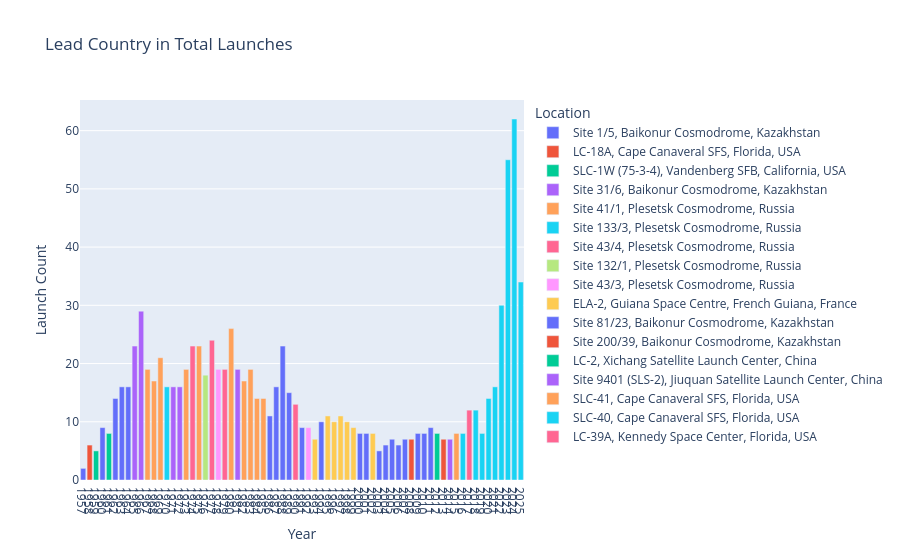

The cell this chart's notebook holds for it:
### Markdown cell above
# For Every Year Show which Country was in the Lead in terms of Total Number of Launches up to and including including 2020)

Do the results change if we only look at the number of successful launches?

### Code cell
top_country_per_year = df_data.groupby([df_data['Datetime'].dt.year.rename('Year'), 'Location', 'Mission_status']).size().reset_index(name='Launch Count')
top_country_launches_per_year = top_country_per_year.groupby(['Year', 'Location'])['Launch Count'].sum().reset_index(name='Launch Count')
top_country_launches_per_year = top_country_launches_per_year.loc[top_country_launches_per_year.groupby('Year')['Launch Count'].idxmax()]

fig = px.bar(top_country_launches_per_year, x="Year", y="Launch Count", color='Location', title='Lead Country in Total Launches')
fig.update_xaxes(dtick=1)
fig.show()

### Figure 1 — Plotly figure (JSON) as saved in the notebook; plotly's stock layout.template omitted (floating-point values rounded to 4 significant figures)
{"data": [{"hovertemplate": "Location=Site 1/5, Baikonur Cosmodrome, Kazakhstan<br>Year=%{x}<br>Launch Count=%{y}<extra></extra>", "legendgroup": "Site 1/5, Baikonur Cosmodrome, Kazakhstan", "marker": {"color": "#636efa", "pattern": {"shape": ""}}, "name": "Site 1/5, Baikonur Cosmodrome, Kazakhstan", "orientation": "v", "showlegend": true, "textposition": "auto", "type": "bar", "x": [1957.0, 1960.0, 1962.0, 1963.0, 1964.0, 1986.0, 1987.0, 1988.0, 1989.0, 1991.0, 2000.0, 2001.0, 2003.0, 2004.0, 2005.0, 2006.0, 2007.0, 2009.0, 2010.0, 2011.0], "xaxis": "x", "y": [2, 9, 14, 16, 16, 11, 16, 23, 15, 9, 8, 8, 5, 6, 7, 6, 7, 8, 8, 9], "yaxis": "y"}, {"hovertemplate": "Location=LC-18A, Cape Canaveral SFS, Florida, USA<br>Year=%{x}<br>Launch Count=%{y}<extra></extra>", "legendgroup": "LC-18A, Cape Canaveral SFS, Florida, USA", "marker": {"color": "#EF553B", "pattern": {"shape": ""}}, "name": "LC-18A, Cape Canaveral SFS, Florida, USA", "orientation": "v", "showlegend": true, "textposition": "auto", "type": "bar", "x": [1958.0], "xaxis": "x", "y": [6], "yaxis": "y"}, {"hovertemplate": "Location=SLC-1W (75-3-4), Vandenberg SFB, California, USA<br>Year=%{x}<br>Launch Count=%{y}<extra></extra>", "legendgroup": "SLC-1W (75-3-4), Vandenberg SFB, California, USA", "marker": {"color": "#00cc96", "pattern": {"shape": ""}}, "name": "SLC-1W (75-3-4), Vandenberg SFB, California, USA", "orientation": "v", "showlegend": true, "textposition": "auto", "type": "bar", "x": [1959.0, 1961.0], "xaxis": "x", "y": [5, 8], "yaxis": "y"}, {"hovertemplate": "Location=Site 31/6, Baikonur Cosmodrome, Kazakhstan<br>Year=%{x}<br>Launch Count=%{y}<extra></extra>", "legendgroup": "Site 31/6, Baikonur Cosmodrome, Kazakhstan", "marker": {"color": "#ab63fa", "pattern": {"shape": ""}}, "name": "Site 31/6, Baikonur Cosmodrome, Kazakhstan", "orientation": "v", "showlegend": true, "textposition": "auto", "type": "bar", "x": [1965.0, 1966.0, 1971.0, 1972.0, 1981.0], "xaxis": "x", "y": [23, 29, 16, 16, 19], "yaxis": "y"}, {"hovertemplate": "Location=Site 41/1, Plesetsk Cosmodrome, Russia<br>Year=%{x}<br>Launch Count=%{y}<extra></extra>", "legendgroup": "Site 41/1, Plesetsk Cosmodrome, Russia", "marker": {"color": "#FFA15A", "pattern": {"shape": ""}}, "name": "Site 41/1, Plesetsk Cosmodrome, Russia", "orientation": "v", "showlegend": true, "textposition": "auto", "type": "bar", "x": [1967.0, 1968.0, 1969.0, 1973.0, 1975.0, 1980.0, 1982.0, 1983.0, 1984.0, 1985.0], "xaxis": "x", "y": [19, 17, 21, 19, 23, 26, 17, 19, 14, 14], "yaxis": "y"}, {"hovertemplate": "Location=Site 133/3, Plesetsk Cosmodrome, Russia<br>Year=%{x}<br>Launch Count=%{y}<extra></extra>", "legendgroup": "Site 133/3, Plesetsk Cosmodrome, Russia", "marker": {"color": "#19d3f3", "pattern": {"shape": ""}}, "name": "Site 133/3, Plesetsk Cosmodrome, Russia", "orientation": "v", "showlegend": true, "textposition": "auto", "type": "bar", "x": [1970.0], "xaxis": "x", "y": [16], "yaxis": "y"}, {"hovertemplate": "Location=Site 43/4, Plesetsk Cosmodrome, Russia<br>Year=%{x}<br>Launch Count=%{y}<extra></extra>", "legendgroup": "Site 43/4, Plesetsk Cosmodrome, Russia", "marker": {"color": "#FF6692", "pattern": {"shape": ""}}, "name": "Site 43/4, Plesetsk Cosmodrome, Russia", "orientation": "v", "showlegend": true, "textposition": "auto", "type": "bar", "x": [1974.0, 1977.0, 1979.0, 1990.0], "xaxis": "x", "y": [23, 24, 19, 13], "yaxis": "y"}, {"hovertemplate": "Location=Site 132/1, Plesetsk Cosmodrome, Russia<br>Year=%{x}<br>Launch Count=%{y}<extra></extra>", "legendgroup": "Site 132/1, Plesetsk Cosmodrome, Russia", "marker": {"color": "#B6E880", "pattern": {"shape": ""}}, "name": "Site 132/1, Plesetsk Cosmodrome, Russia", "orientation": "v", "showlegend": true, "textposition": "auto", "type": "bar", "x": [1976.0], "xaxis": "x", "y": [18], "yaxis": "y"}, {"hovertemplate": "Location=Site 43/3, Plesetsk Cosmodrome, Russia<br>Year=%{x}<br>Launch Count=%{y}<extra></extra>", "legendgroup": "Site 43/3, Plesetsk Cosmodrome, Russia", "marker": {"color": "#FF97FF", "pattern": {"shape": ""}}, "name": "Site 43/3, Plesetsk Cosmodrome, Russia", "orientation": "v", "showlegend": true, "textposition": "auto", "type": "bar", "x": [1978.0, 1992.0], "xaxis": "x", "y": [19, 9], "yaxis": "y"}, {"hovertemplate": "Location=ELA-2, Guiana Space Centre, French Guiana, France<br>Year=%{x}<br>Launch Count=%{y}<extra></extra>", "legendgroup": "ELA-2, Guiana Space Centre, French Guiana, France", "marker": {"color": "#FECB52", "pattern": {"shape": ""}}, "name": "ELA-2, Guiana Space Centre, French Guiana, France", "orientation": "v", "showlegend": true, "textposition": "auto", "type": "bar", "x": [1993.0, 1995.0, 1996.0, 1997.0, 1998.0, 1999.0, 2002.0], "xaxis": "x", "y": [7, 11, 10, 11, 10, 9, 8], "yaxis": "y"}, {"hovertemplate": "Location=Site 81/23, Baikonur Cosmodrome, Kazakhstan<br>Year=%{x}<br>Launch Count=%{y}<extra></extra>", "legendgroup": "Site 81/23, Baikonur Cosmodrome, Kazakhstan", "marker": {"color": "#636efa", "pattern": {"shape": ""}}, "name": "Site 81/23, Baikonur Cosmodrome, Kazakhstan", "orientation": "v", "showlegend": true, "textposition": "auto", "type": "bar", "x": [1994.0], "xaxis": "x", "y": [10], "yaxis": "y"}, {"hovertemplate": "Location=Site 200/39, Baikonur Cosmodrome, Kazakhstan<br>Year=%{x}<br>Launch Count=%{y}<extra></extra>", "legendgroup": "Site 200/39, Baikonur Cosmodrome, Kazakhstan", "marker": {"color": "#EF553B", "pattern": {"shape": ""}}, "name": "Site 200/39, Baikonur Cosmodrome, Kazakhstan", "orientation": "v", "showlegend": true, "textposition": "auto", "type": "bar", "x": [2008.0, 2013.0], "xaxis": "x", "y": [7, 7], "yaxis": "y"}, {"hovertemplate": "Location=LC-2, Xichang Satellite Launch Center, China<br>Year=%{x}<br>Launch Count=%{y}<extra></extra>", "legendgroup": "LC-2, Xichang Satellite Launch Center, China", "marker": {"color": "#00cc96", "pattern": {"shape": ""}}, "name": "LC-2, Xichang Satellite Launch Center, China", "orientation": "v", "showlegend": true, "textposition": "auto", "type": "bar", "x": [2012.0], "xaxis": "x", "y": [8], "yaxis": "y"}, {"hovertemplate": "Location=Site 9401 (SLS-2), Jiuquan Satellite Launch Center, China<br>Year=%{x}<br>Launch Count=%{y}<extra></extra>", "legendgroup": "Site 9401 (SLS-2), Jiuquan Satellite Launch Center, China", "marker": {"color": "#ab63fa", "pattern": {"shape": ""}}, "name": "Site 9401 (SLS-2), Jiuquan Satellite Launch Center, China", "orientation": "v", "showlegend": true, "textposition": "auto", "type": "bar", "x": [2014.0], "xaxis": "x", "y": [7], "yaxis": "y"}, {"hovertemplate": "Location=SLC-41, Cape Canaveral SFS, Florida, USA<br>Year=%{x}<br>Launch Count=%{y}<extra></extra>", "legendgroup": "SLC-41, Cape Canaveral SFS, Florida, USA", "marker": {"color": "#FFA15A", "pattern": {"shape": ""}}, "name": "SLC-41, Cape Canaveral SFS, Florida, USA", "orientation": "v", "showlegend": true, "textposition": "auto", "type": "bar", "x": [2015.0], "xaxis": "x", "y": [8], "yaxis": "y"}, {"hovertemplate": "Location=SLC-40, Cape Canaveral SFS, Florida, USA<br>Year=%{x}<br>Launch Count=%{y}<extra></extra>", "legendgroup": "SLC-40, Cape Canaveral SFS, Florida, USA", "marker": {"color": "#19d3f3", "pattern": {"shape": ""}}, "name": "SLC-40, Cape Canaveral SFS, Florida, USA", "orientation": "v", "showlegend": true, "textposition": "auto", "type": "bar", "x": [2016.0, 2018.0, 2019.0, 2020.0, 2021.0, 2022.0, 2023.0, 2024.0, 2025.0], "xaxis": "x", "y": [8, 12, 8, 14, 16, 30, 55, 62, 34], "yaxis": "y"}, {"hovertemplate": "Location=LC-39A, Kennedy Space Center, Florida, USA<br>Year=%{x}<br>Launch Count=%{y}<extra></extra>", "legendgroup": "LC-39A, Kennedy Space Center, Florida, USA", "marker": {"color": "#FF6692", "pattern": {"shape": ""}}, "name": "LC-39A, Kennedy Space Center, Florida, USA", "orientation": "v", "showlegend": true, "textposition": "auto", "type": "bar", "x": [2017.0], "xaxis": "x", "y": [12], "yaxis": "y"}], "layout": {"barmode": "relative", "legend": {"title": {"text": "Location"}, "tracegroupgap": 0}, "title": {"text": "Lead Country in Total Launches"}, "xaxis": {"anchor": "y", "domain": [0, 1], "dtick": 1, "title": {"text": "Year"}}, "yaxis": {"anchor": "x", "domain": [0, 1], "title": {"text": "Launch Count"}}}}
